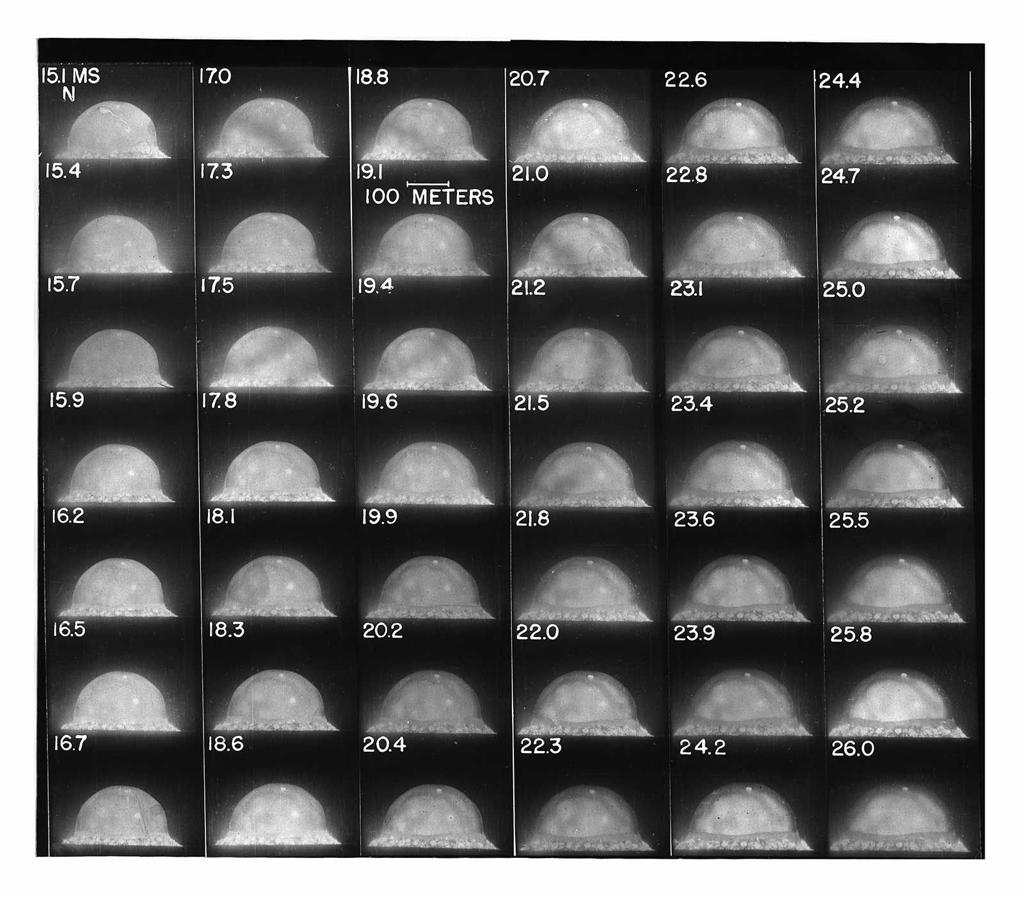
#> input picture blast.png, 1024 x 899 px
$ jupyter execute Taylor_blast_wave_experiment_only.ipynb
#> lines starting #> are read from the running program, lines starting #| are printed output that depends on the picture
# Taylor Blast Wave: Experiment-Only Notebook

This notebook keeps only the experimental workflow:
- view the explosion photograph sequence,
- calibrate pixels to metres,
- compare measured radii with the best-fit theoretical scaling $r = k t^{2/5}$,
- estimate the explosion energy.

[cell 1]
from PIL import Image
import matplotlib.pyplot as plt
import numpy as np
import pandas as pd

img = Image.open('blast.png').convert('RGB')
#> img is the input picture: PIL image 1024x899 RGB; min 0, max 255, mean 102.7
img_arr = np.array(img)

plt.figure(figsize=(12, 10))
plt.imshow(img_arr)
plt.axis('off')
plt.title('Explosion contact sheet with time stamps and 100 m scale bar')
plt.tight_layout()
plt.show()

print(f'Image size: {img.size[0]} x {img.size[1]} px')
#| Image size: 1024 x 899 px

## Calibration

Using the photograph, the 100 m scale bar is approximately **42 pixels** long.

[cell 2]
scale_bar_pixels = 42
metres_per_pixel = 100 / scale_bar_pixels
metres_per_pixel

## Measured Characteristic Radius

These are approximate manual measurements from several frames. We keep two characteristic measurements:
- `radius_px_sides`: horizontal radius from the centreline to the visible side edge
- `radius_px_top`: vertical radius from the base line to the visible top

The theoretical scaling is retained as

$$r = k t^{2/5},$$

with only the constant $k$ fitted from the data.

[cell 3]
# Global measurement toggle used everywhere below.
measurement_mode = 'top'  # change to 'top' to use the vertical measurement everywhere

[cell 4]
data = pd.DataFrame({
    'time_ms': [15.1, 17.0, 18.8, 20.7, 22.6, 24.4],
    'radius_px_sides': [58, 60, 62, 64, 66, 68],
    'radius_px_top': [40, 41, 42, 43, 44, 45]
})

# Use the shared measurement mode for the scaling plot.
radius_col = f'radius_px_{measurement_mode}'

data['radius_px'] = data[radius_col]
data['time_s'] = data['time_ms'] / 1000
data['radius_m'] = data['radius_px'] * metres_per_pixel

k_fit = np.sum(data['radius_px'] * data['time_ms']**0.4) / np.sum(data['time_ms']**0.8)
tolerance_px = 1.5

data['radius_px_pred'] = k_fit * data['time_ms']**0.4
data['residual_px'] = data['radius_px'] - data['radius_px_pred']
data['abs_error_px'] = np.abs(data['residual_px'])
data['radius_m_pred'] = data['radius_px_pred'] * metres_per_pixel
data['abs_error_m'] = data['radius_m_pred'] - data['radius_m']
data['pct_error'] = 100 * data['abs_error_m'] / data['radius_m']

data

## Best-Fit Theory With Tolerance

[cell 5]
plt.figure(figsize=(7, 5))
plt.scatter(data['time_ms'], data['radius_px'], label='measured radius_px')
plt.plot(data['time_ms'], data['radius_px_pred'], label='best-fit predicted radius_px')
plt.fill_between(
    data['time_ms'],
    data['radius_px_pred'] - tolerance_px,
    data['radius_px_pred'] + tolerance_px,
    alpha=0.2,
    label=f'prediction +/- {tolerance_px:.1f} px tolerance'
)
plt.xlabel('time / ms')
plt.ylabel('radius / px')
plt.title('Measured and best-fit predicted characteristic radius in pixels')
plt.grid(True, alpha=0.3)
plt.legend()
plt.show()
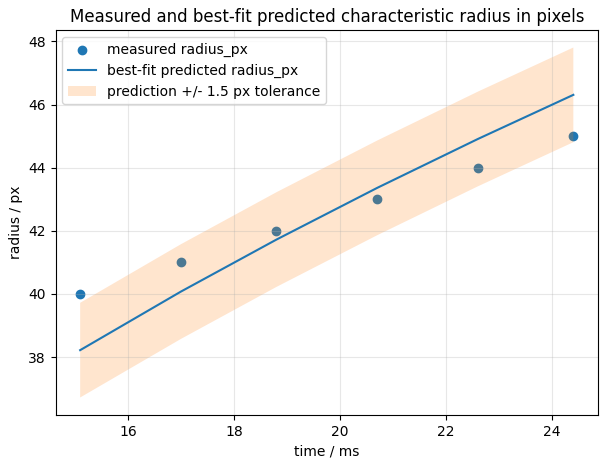
#> figure drawn by matplotlib, 1 panel

[cell 6]
metrics = pd.Series({
    'k_fit_px_per_ms_0p4': k_fit,
    'tolerance_px': tolerance_px,
    'mean_abs_error_px': data['abs_error_px'].mean(),
    'rmse_px': np.sqrt(np.mean(data['residual_px']**2)),
    'mean_abs_percent_error': np.mean(np.abs(data['pct_error'])),
    'max_abs_percent_error': np.max(np.abs(data['pct_error'])),
    'points_within_tolerance': int((data['abs_error_px'] <= tolerance_px).sum()),
    'total_points': int(len(data)),
    'fraction_within_tolerance': (data['abs_error_px'] <= tolerance_px).mean(),
})
metrics

[cell 7]
plt.figure(figsize=(7, 4))
plt.axhline(0, color='black', linewidth=1)
plt.axhline(tolerance_px, color='tab:red', linestyle='--', label=f'+{tolerance_px:.1f} px tolerance')
plt.axhline(-tolerance_px, color='tab:red', linestyle='--', label=f'-{tolerance_px:.1f} px tolerance')
plt.scatter(data['time_ms'], data['residual_px'], color='tab:purple', label='pixel residual')
plt.plot(data['time_ms'], data['residual_px'], color='tab:purple', alpha=0.6)
plt.xlabel('time / ms')
plt.ylabel('residual / px')
plt.title('Residuals: measured radius_px minus best-fit prediction')
plt.grid(True, alpha=0.3)
plt.legend()
plt.show()
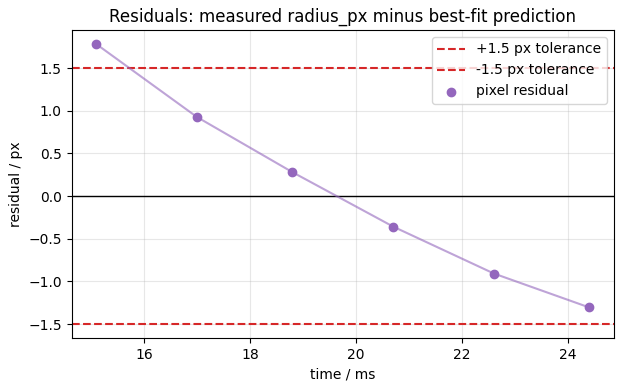
#> figure drawn by matplotlib, 1 panel

## Single-Frame Overlay at 19.1 ms

This cell overlays the theoretical radius on a **separate 19.1 ms image** from the fitted law

$$r = k t^{2/5}.$$

Use a local file called `191ms.png` for the exact standalone picture you want to analyze. The centre position is adjustable because the bright fireball is not perfectly circular.

[cell 8]
from matplotlib.patches import Arc
from pathlib import Path

frame_path = Path('191ms.png')
if not frame_path.exists():
    raise FileNotFoundError('Place the desired standalone image in this folder as 191ms.png')

frame = np.array(Image.open(frame_path).convert('RGB'))
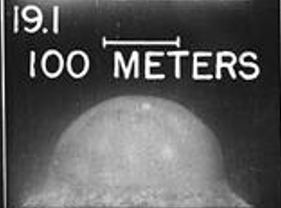
#> input picture 191ms.png, 281 x 208 px
h, w = frame.shape[:2]
#> h = 208; w = 281

t_frame_ms = 19.1

# Calibrate from the photograph's own 100-m scale bar in 191ms.png.
# The bar runs from x=103 (left tick) to x=178 (right tick) = 75 px = 100 m.
scale_x0_frame = 103
scale_x1_frame = 178
scale_bar_px_frame = scale_x1_frame - scale_x0_frame   # 75 px = 100 m
scale_y_frame = 42                                       # row of the scale bar line

metres_per_pixel_frame = 100 / scale_bar_px_frame

# Theoretical radius: convert k_fit to metres, then back to frame pixels.
k_fit_m = k_fit * metres_per_pixel              # m / ms^0.4  (contact-sheet calibration)
r_theory_m = k_fit_m * t_frame_ms**0.4         # metres at t_frame_ms
r_theory_px = r_theory_m / metres_per_pixel_frame

# Blast centre position (tune these to align with the fireball).
ground_above_m = 10    # ground level this many metres above the image bottom
cx_offset_m   = -10   # shift centre left (negative) or right (positive) from image midpoint
cx = 0.53 * w + cx_offset_m / metres_per_pixel_frame
#> cx = 141.4
cy = h - ground_above_m / metres_per_pixel_frame
#> cy = 200.5

fig, ax = plt.subplots(figsize=(5.2, 4.0))
ax.imshow(frame)

# Theoretical blast radius arc (semi-circle above ground level).
ax.add_patch(
    Arc(
        (cx, cy),
        width=2 * r_theory_px,
        height=2 * r_theory_px,
        theta1=180,
        theta2=360,
        color='tab:orange',
        linewidth=2.5,
    )
)
ax.plot([cx, cx + r_theory_px], [cy, cy], color='cyan', linestyle='--', linewidth=1.8)
ax.plot([cx, cx], [cy, cy - r_theory_px], color='cyan', linestyle='--', linewidth=1.8)

# 100-metre reference bar overlaid on the photograph's own scale bar.
bar_c = 'lime'
bar_lw = 2.5
ax.plot([scale_x0_frame, scale_x1_frame], [scale_y_frame, scale_y_frame],
        color=bar_c, linewidth=bar_lw)
ax.plot([scale_x0_frame, scale_x0_frame], [scale_y_frame - 5, scale_y_frame + 5],
        color=bar_c, linewidth=bar_lw)
ax.plot([scale_x1_frame, scale_x1_frame], [scale_y_frame - 5, scale_y_frame + 5],
        color=bar_c, linewidth=bar_lw)
ax.text((scale_x0_frame + scale_x1_frame) / 2, scale_y_frame - 7, '100 m',
        color=bar_c, fontsize=9, ha='center', va='bottom', fontweight='bold')

ax.text(
    6, 6,
    f'19.1 ms frame\nTheoretical radius = {r_theory_px:.1f} px = {r_theory_m:.0f} m',
    color='white', fontsize=9, ha='left', va='top',
    bbox=dict(facecolor='black', alpha=0.50, edgecolor='none'),
)

print(f'Frame scale bar: {scale_bar_px_frame} px = 100 m  ({metres_per_pixel_frame:.3f} m/px)')
print(f'Centre: cx = {cx:.1f} px, cy = {cy:.1f} px')
#| Centre: cx = 141.4 px, cy = 200.5 px
print(f'Theoretical radius: {r_theory_m:.1f} m = {r_theory_px:.1f} px (in 191ms.png)')

ax.set_xlim(0, w)
ax.set_ylim(h, 0)
ax.set_title(f'Theoretical radius overlay — 19.1 ms ({measurement_mode} fit)')
ax.axis('off')
plt.tight_layout()
plt.show()
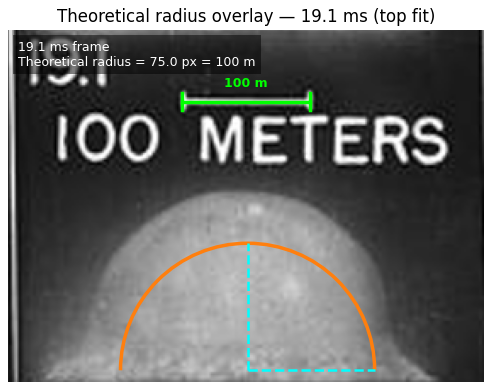
#> figure drawn by matplotlib, 1 panel
#> the sliders are set to radius_m = 100

[cell 9]
import ipywidgets as widgets
from IPython.display import display
from matplotlib.patches import Arc
import matplotlib.pyplot as plt
import matplotlib.gridspec as gridspec
import numpy as np
from PIL import Image

_frame = np.array(Image.open('191ms.png').convert('RGB'))
_h, _w = _frame.shape[:2]

# Frame calibration (same as overlay cell above)
_scale_x0, _scale_x1, _scale_y = 103, 178, 42
_mpx = 100 / (_scale_x1 - _scale_x0)   # metres per pixel in this frame
_cx  = 141.4                             # blast centre x (px)
_cy  = 196.75                            # blast centre y (px)

_t_ms  = 19.1
_t_s   = _t_ms / 1000
_rho   = 1.2    # kg/m³  (air density)
_r_theory_m = k_fit * metres_per_pixel * _t_ms**0.4   # theoretical radius in metres

def _update(radius_m):
#> called with radius_m = 100
    r_px = radius_m / _mpx
    E_J  = _rho * radius_m**5 / _t_s**2
    E_kt = E_J / 4.184e12

    fig = plt.figure(figsize=(6.5, 5.2))
    gs  = gridspec.GridSpec(2, 1, height_ratios=[4, 1], hspace=0.08)

    # --- photograph with overlay ---
    ax_img = fig.add_subplot(gs[0])
    ax_img.imshow(_frame)
    ax_img.add_patch(Arc((_cx, _cy), 2*r_px, 2*r_px,
                         theta1=180, theta2=360,
                         color='tab:orange', linewidth=2.5))
    ax_img.plot([_cx, _cx + r_px], [_cy, _cy],   color='cyan', ls='--', lw=1.8)
    ax_img.plot([_cx, _cx],        [_cy, _cy - r_px], color='cyan', ls='--', lw=1.8)

    # theoretical radius marker
    ax_img.axvline(_cx + _r_theory_m/_mpx, color='yellow', lw=1, ls=':',
                   label=f'theory {_r_theory_m:.0f} m')

    # 100 m scale bar
    for x in [_scale_x0, _scale_x1]:
        ax_img.plot([x, x], [_scale_y-5, _scale_y+5], color='lime', lw=2.5)
    ax_img.plot([_scale_x0, _scale_x1], [_scale_y, _scale_y], color='lime', lw=2.5)
    ax_img.text((_scale_x0+_scale_x1)/2, _scale_y-7, '100 m',
                color='lime', fontsize=9, ha='center', va='bottom', fontweight='bold')

    ax_img.text(4, 4, f'r = {radius_m:.0f} m', color='white', fontsize=10,
                va='top', bbox=dict(fc='black', alpha=0.55, ec='none'))
    ax_img.set_xlim(0, _w); ax_img.set_ylim(_h, 0); ax_img.axis('off')
    ax_img.set_title(f'Theoretical radius overlay — {_t_ms} ms', fontsize=11)

    # --- energy bar ---
    ax_e = fig.add_subplot(gs[1])
    max_kt = 100
    frac   = min(E_kt / max_kt, 1.0)
    color  = plt.cm.RdYlGn_r(frac)
    ax_e.barh(0, E_kt, color=color, height=0.6)
    ax_e.axvline(_rho * _r_theory_m**5 / _t_s**2 / 4.184e12,
                 color='yellow', lw=1.5, ls=':', label='theory')
    ax_e.set_xlim(0, max_kt)
    ax_e.set_yticks([])
    ax_e.set_xlabel('Energy  (kt TNT)', fontsize=10)
    ax_e.text(E_kt + 1, 0, f'{E_kt:.1f} kt', va='center', fontsize=10, fontweight='bold')
    ax_e.legend(loc='upper right', fontsize=8)

    plt.show()
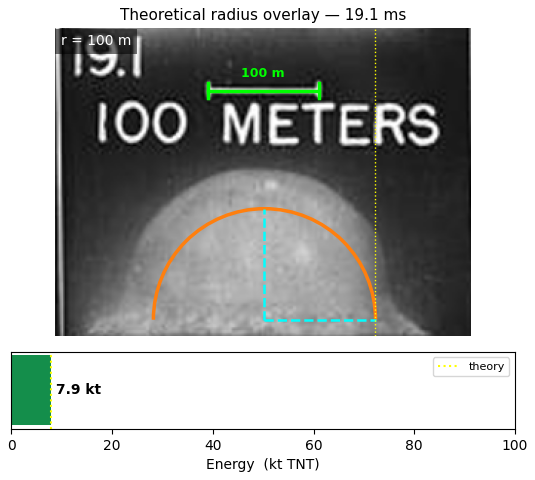
#> figure drawn by matplotlib, 2 panels

r_slider = widgets.IntSlider(
    value=int(round(_r_theory_m)),
    min=50, max=300, step=1,
    description='Radius (m)',
    style={'description_width': 'initial'},
    layout=widgets.Layout(width='500px'),
)

widgets.interact(_update, radius_m=r_slider)
